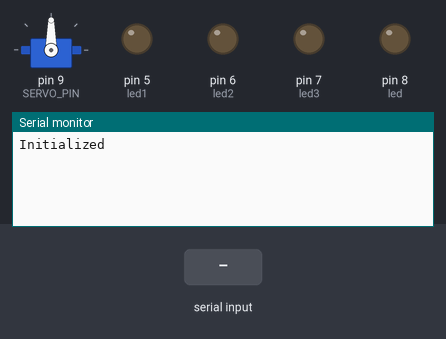
A sketch run on a simulated Arduino Uno, built with avr-gcc and run on an emulated ATmega328P. Shown: servo, output pins drawn as LEDs (lit = HIGH), the last lines printed to the serial monitor. The test bench sets the inputs (shaded band).

Above: at 1.2 s.
1.3 s: "/\n" received over the second serial link
At 2.0 s:
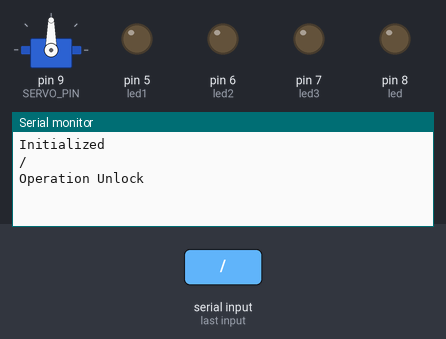
2.8 s: "*\n" received over the second serial link
At 3.2 s:
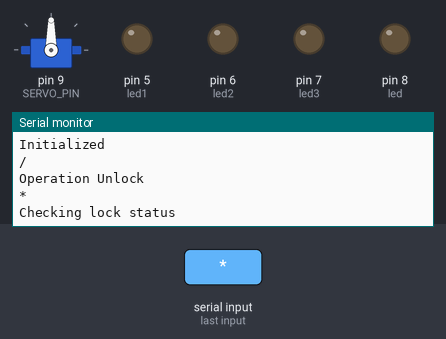
4.3 s: "=\n" received over the second serial link
At 5.5 s:
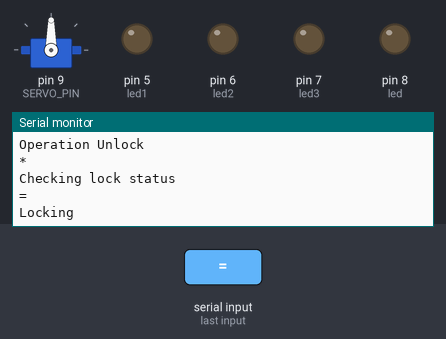

Measured:
- after the input at 1.3 s, the serial monitor: prints a new line at once (image 1)
- after the input at 2.8 s, the serial monitor: prints a new line at once (image 2)
- after the input at 4.3 s, the serial monitor: prints a new line at once (image 3)

The sketch:

HomeSecurity.ino
```cpp
#include "Lock.h"
#include <SoftwareSerial.h>


//User saved password in mcu
const String pass_phrase = "Rokib";


//Command for LED
String ledOneOn = "-1ON";
String ledOneOff = "-1OFF";
String ledTwoOn = "-2ON";
String ledTwoOff = "-2OFF";
String ledThreeOn = "-3ON";
String ledThreeOff = "-3OFF";


/*
 *
 * LED Pins
 */

#define led1 5
#define led2 6
#define led3 7

/*  =============================
 *   Serial Communication
 * ================================
 */

#define RX 10
#define TX 11
#define baud 9600

/*
 * =============================
 *  LOCK
 *  =========================
 *  Ctor:
 *  servo pin, unlock angle, lock angle
 *
 */

#define UNLOCK_ANGLE 0
#define LOCK_ANGLE 90
#define SERVO_PIN 9 //Use a PWM Pin
#define led 8

Lock locker(SERVO_PIN, UNLOCK_ANGLE, LOCK_ANGLE);


/*
 * ========================
 * PASSWORD
 * =====================
 *
 */


void unLockIt(void){
  locker.unlock();
}

void lockIt(void){
  locker.lock();
}

String lockStatus(void){
  bool locked = locker.isLocked();
  if (locked == true) return "LOCKED";
  else return "UNLOCKED";
}

//Operations
enum OPERATION {UNLOCK, LOCK, LOCK_STATUS, VERIFY_PASSWORD, NONE, LED_ONE_ON, LED_ONE_OFF, LED_TWO_ON, LED_TWO_OFF, LED_THREE_ON, LED_THREE_OFF};

OPERATION operation;


SoftwareSerial bluetooth(RX, TX);

void setup(void){
  Serial.begin(baud);
  bluetooth.begin(baud);
  bluetooth.println("Initialized");
  Serial.println("Initialized");
  locker.attach();
  locker.lock();
  operation = OPERATION::NONE;
  pinMode(led, OUTPUT);
  pinMode(led1, OUTPUT);
  pinMode(led2, OUTPUT);
  pinMode(led3, OUTPUT);
}

/*
 * =====================================
 *          Recognizing the string
 * =====================================
 *
 * if incomingString starts with '~' -> Set Password Mode enabled
 * incomingString starts with '#' -> Get status mode enabled
 * incomingString starts with '/' -> Verify password [if matched then opend if not stay closed]
 * incomingString starts with '*' ->
 * incomingString starts with '-' -> LED operation
 */

String input = "";

void loop(void){

  if (bluetooth.available() > 0){
    String incomingString = bluetooth.readStringUntil('\n');

    input = incomingString;
    Serial.println(input);

    if (incomingString.startsWith("/")){
      Serial.println("Operation Unlock");
      operation = OPERATION::UNLOCK;
    }

    else if (incomingString.startsWith("*")){
      Serial.println("Checking lock status");
      operation = OPERATION::LOCK_STATUS;
    }

    else if (incomingString.startsWith("=")){
      Serial.println("Locking");
      operation = OPERATION::LOCK;
    }

    else if (incomingString.startsWith("-")){
      if (incomingString.equals(ledOneOn)){
        operation = LED_ONE_ON;
      } else if (incomingString.equals(ledOneOff)){
        operation = LED_ONE_OFF;
      } else if (incomingString.equals(ledTwoOn)) {
        operation = LED_TWO_ON;
      } else if (incomingString.equals(ledTwoOff)){
        operation = LED_TWO_OFF;
      } else if (incomingString.equals(ledThreeOn)){
        operation = LED_THREE_ON;
      } else if (incomingString.equals(ledThreeOff)){
        operation = LED_THREE_OFF;
      }
    }

    else operation = OPERATION::NONE;
  }


  //Print out lock status
  else if (operation == LOCK_STATUS){
    bluetooth.println(lockStatus());
    operation = OPERATION::NONE;
  }

  //If unlocked lock it
  else if (operation == LOCK){
    if (lockStatus().equals("UNLOCKED")) {
      lockIt();
      bluetooth.println("Locking...");
    }
    operation = OPERATION::NONE;
    digitalWrite(led, LOW); //Turn of the light
  }

  //First check the password if matched open the lock
  else if (operation == UNLOCK){
    String password = input.substring(1);
    if (password.equals(pass_phrase) && lockStatus().equals("LOCKED")) {
      unLockIt();
      Serial.println("Pass phrase matched & unlocking");
      bluetooth.println("Pass phrase matched and unlocking");
      digitalWrite(led, HIGH);
    }
    else {
      bluetooth.println("Pass phrase not matched");
      digitalWrite(led, LOW);
    }
    operation = OPERATION::NONE;
  }

  else if (operation == LED_ONE_ON){
    digitalWrite(led1, HIGH);
    operation = NONE;
  }

  else if (operation == LED_ONE_OFF){
    digitalWrite(led1, LOW);
    operation = NONE;
  }

  else if (operation == LED_TWO_ON){
    digitalWrite(led2, HIGH);
    operation = NONE;
  }

  else if (operation == LED_TWO_OFF){
    digitalWrite(led2, LOW);
    operation = NONE;
  }

  else if (operation == LED_THREE_ON){
    digitalWrite(led3, HIGH);
    operation = NONE;
  }

  else if (operation == LED_THREE_OFF){
    digitalWrite(led3, LOW);
    operation = NONE;
  }


}
```

Lock.h
```cpp
#ifndef LOCK_H_
#define LOCK_H_
#include <Servo.h>

class Lock{
  private:
    byte servo_pin;
    Servo servo;
    unsigned int unlock_angle;
    unsigned int lock_angle;
    bool is_locked;

  public:
    //Overloaded Ctor
    Lock(byte servoPin);
    Lock(void) { is_locked = false; }
    Lock (byte servoPin, unsigned int unlockAngle, unsigned int lockAngle);

    bool isLocked(void);
    void attach(int servoPin);
    void attach(void);
    void unlock(void);
    void lock(void);

    void setLockAngle(unsigned int angle);
    void setUnlockAngle(unsigned int angle);
};

//Ctor
Lock::Lock(byte servoPin){
  servo_pin = servoPin;
  is_locked = false;
}

Lock::Lock( byte servoPin, unsigned int unlockAngle, unsigned int lockAngle){
  servo_pin = servoPin;
  unlock_angle = unlockAngle;
  lock_angle = lockAngle;
  is_locked = false;
}

//unlock the lock
void Lock::unlock(void){
  servo.write(unlock_angle);
  is_locked = false;
}

//Close the lock
void Lock::lock(void){
  servo.write(lock_angle);
  is_locked = true;
}

//Returns if the lock is locked or unlock
bool Lock::isLocked(void){
  return is_locked;
}

//Set the lock angle and
void Lock::setLockAngle(unsigned int angle){
  lock_angle = angle;
}

//Set the unlock angle
void Lock::setUnlockAngle(unsigned int angle){
  unlock_angle = angle;
}

//Attaches the servo
void Lock::attach(int servoPin){
  servo.attach(servoPin);
}

void Lock::attach(void){
  servo.attach(servo_pin);
}


#endif
```
